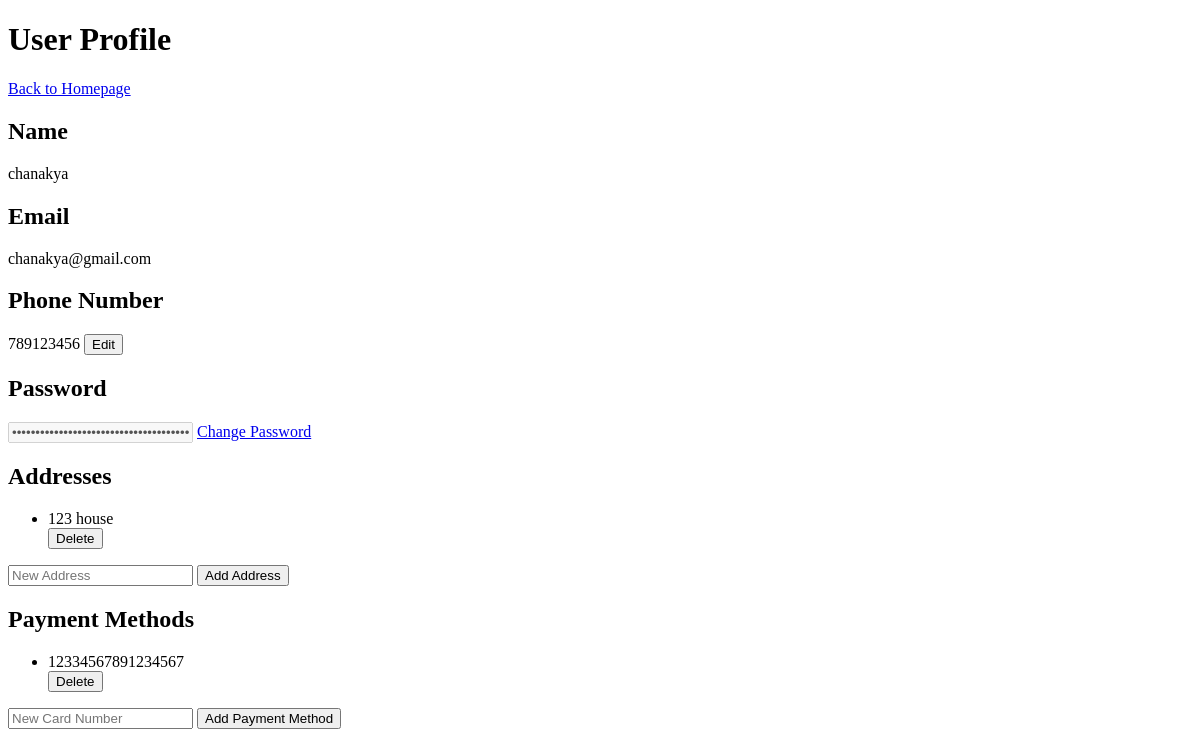
The page /profile (signed in) on the database as committed earlier.
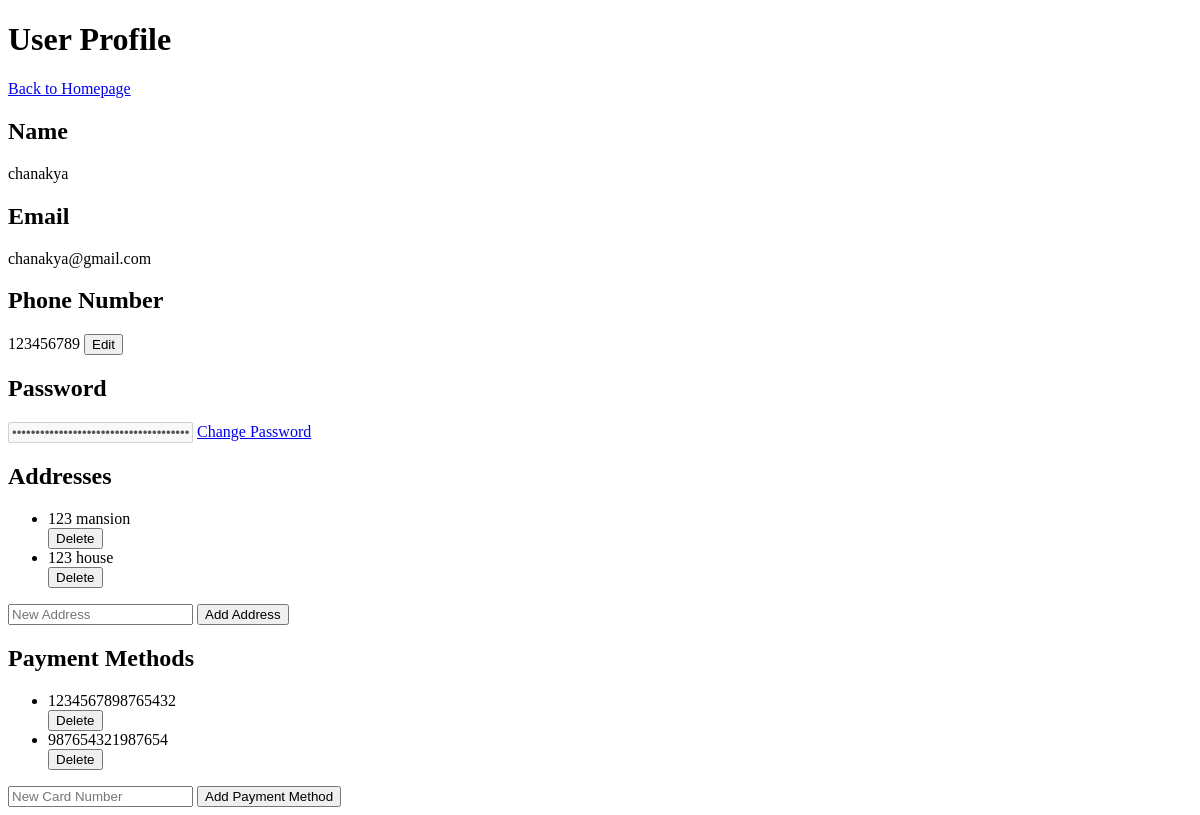
The same page on the database as committed later.
### models.py (models this page shows, shortened)
class User(db.Model, UserMixin):
    id = db.Column(db.Integer, primary_key=True)
    name = db.Column(db.String(20), unique=True, nullable=False)
    email = db.Column(db.String(20), unique=True, nullable=False)
    phone_number = db.Column(db.String(10), unique=True, nullable=False)
    password = db.Column(db.String(255), nullable=False)
    addresses = db.relationship('Address', backref='user', cascade='all,delete', lazy='dynamic')
    payment_methods = db.relationship('Payment_Method', backref='user', cascade='all,delete',lazy='dynamic')

class Address(db.Model):
    id = db.Column(db.Integer, primary_key=True)
    address = db.Column(db.String(50), nullable=False)
    default = db.Column(db.Boolean, default=False, nullable=False)
    user_id = db.Column(db.Integer, db.ForeignKey('user.id'), nullable=False)

class Payment_Method(db.Model):
    id = db.Column(db.Integer, primary_key=True)
    card_num = db.Column(db.String(16), nullable=False)
    default = db.Column(db.Boolean, default=False, nullable=False)
    user_id = db.Column(db.Integer, db.ForeignKey('user.id'), nullable=False)

### Profile_Page/Profile.py (the view, shortened to what this page needs)
@profile_blueprint.route("/profile", methods = ['GET', 'POST'])
@login_required
def profile():
    if current_user.is_authenticated:
        name = current_user.name
        email = current_user.email
        phone_number = current_user.phone_number
        password = current_user.password
        addresses = current_user.addresses
        payment_methods = current_user.payment_methods
    return render_template("Profile.html",name=name,email=email,phone_number=phone_number, password=password, addresses=addresses, payment_methods=payment_methods)

### app.py (called while the page is built)
@login_manager.user_loader
def load_user(user_id):
    return User.query.get(int(user_id))

### templates/Profile.html (shortened to what this page needs)
<!DOCTYPE html>
<html>
<head>
</head>
<body>
    <h1>User Profile</h1>
    <a href={{ url_for('homepage.homepage') }}>Back to Homepage</a>
    <h2>Name</h2>
    <p>{{name}}</p>
    <h2>Email</h2>
    <p>{{email}}</p>
    <h2>Phone Number</h2>
    <p>
        <span id="phone_number">{{ phone_number }}</span>
        <button onclick="enableEdit('phone_number')">Edit</button>
    </p>
    <h2>Password</h2>
    <p>
        <input type="password" name="password" value="{{password}}" disabled>
        <a href="#" onclick="enableEdit('password')">Change Password</a>
    </p>
    <h2>Addresses</h2>
    <ul id="addresses">
        {% for address in addresses %}
        <li>
            <span>{{ address.address }}</span>
            <form method="post" action="{{ url_for('delete_address.delete_address') }}">
                <button type="submit">Delete</button>
            </form>
        </li>
        {% endfor %}
    </ul>
    <form method="post" action="{{ url_for('add_address.add_address') }}" id="addAddressForm">
        <input type="text" name="address" placeholder="New Address">
        <input type="submit" value="Add Address">
    </form>
    <h2>Payment Methods</h2>
    <ul id="payment-methods">
        {% for payment_method in payment_methods %}
        <li>
            <span>{{ payment_method.card_num }}</span>
            <form method="post" action="{{ url_for('delete_payment.delete_payment') }}">
                <button type="submit">Delete</button>
            </form>
        </li>
        {% endfor %}
    </ul>
    <form method="post" action="{{ url_for('add_payment.add_payment') }}" id="addPaymentForm">
        <input type="text" name="card_num" placeholder="New Card Number">
        <input type="submit" value="Add Payment Method">
    </form>
</body>
</html>

Rows that differ between the two databases and show on the page:
removed Payment_Method: card_num "12334567891234567"
changed User "chanakya": phone_number "789123456" → "123456789"
added Address: address "123 mansion"
added Payment_Method: card_num "1234567898765432"
added Payment_Method: card_num "987654321987654"
